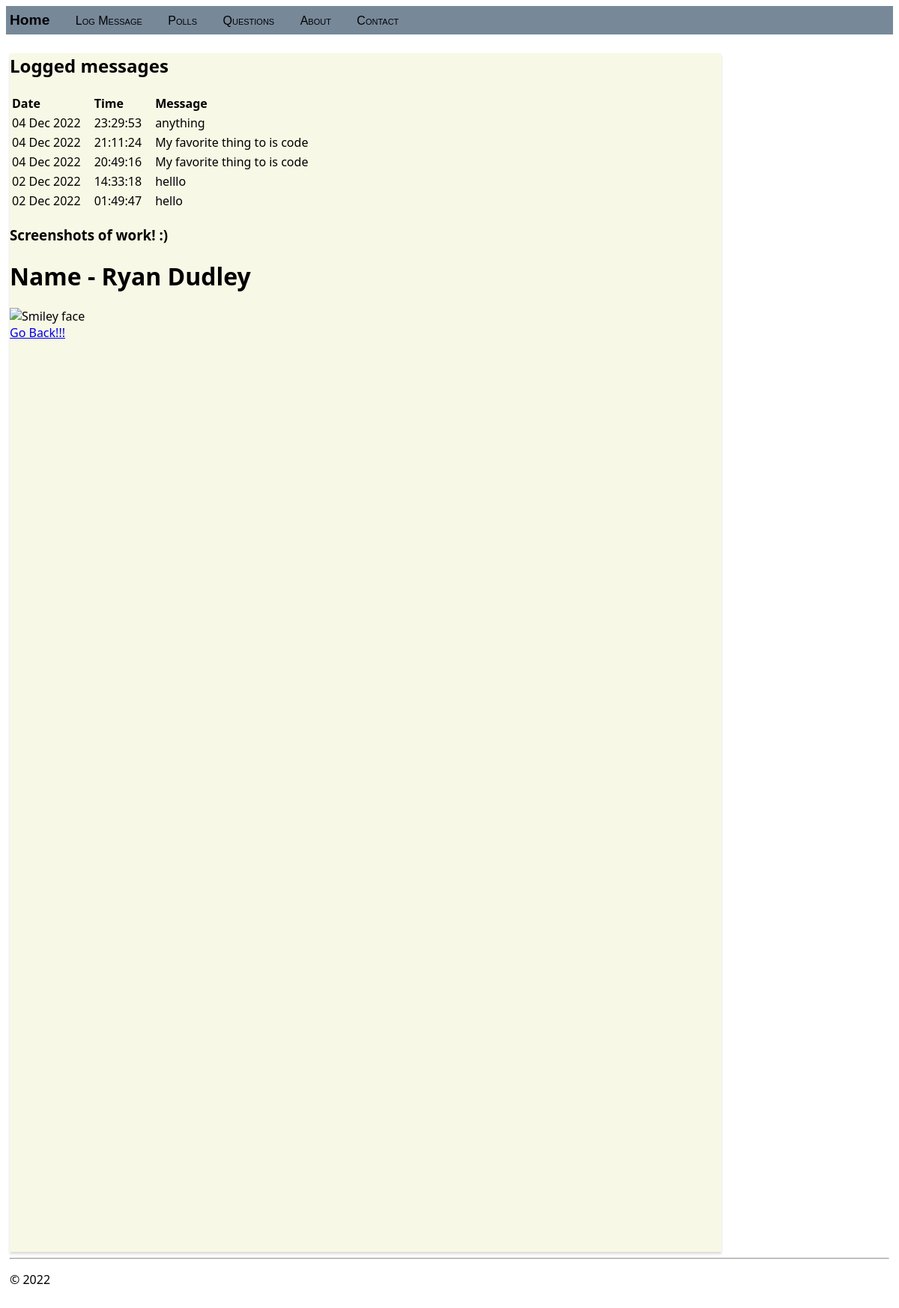
Before: / with the older database file.
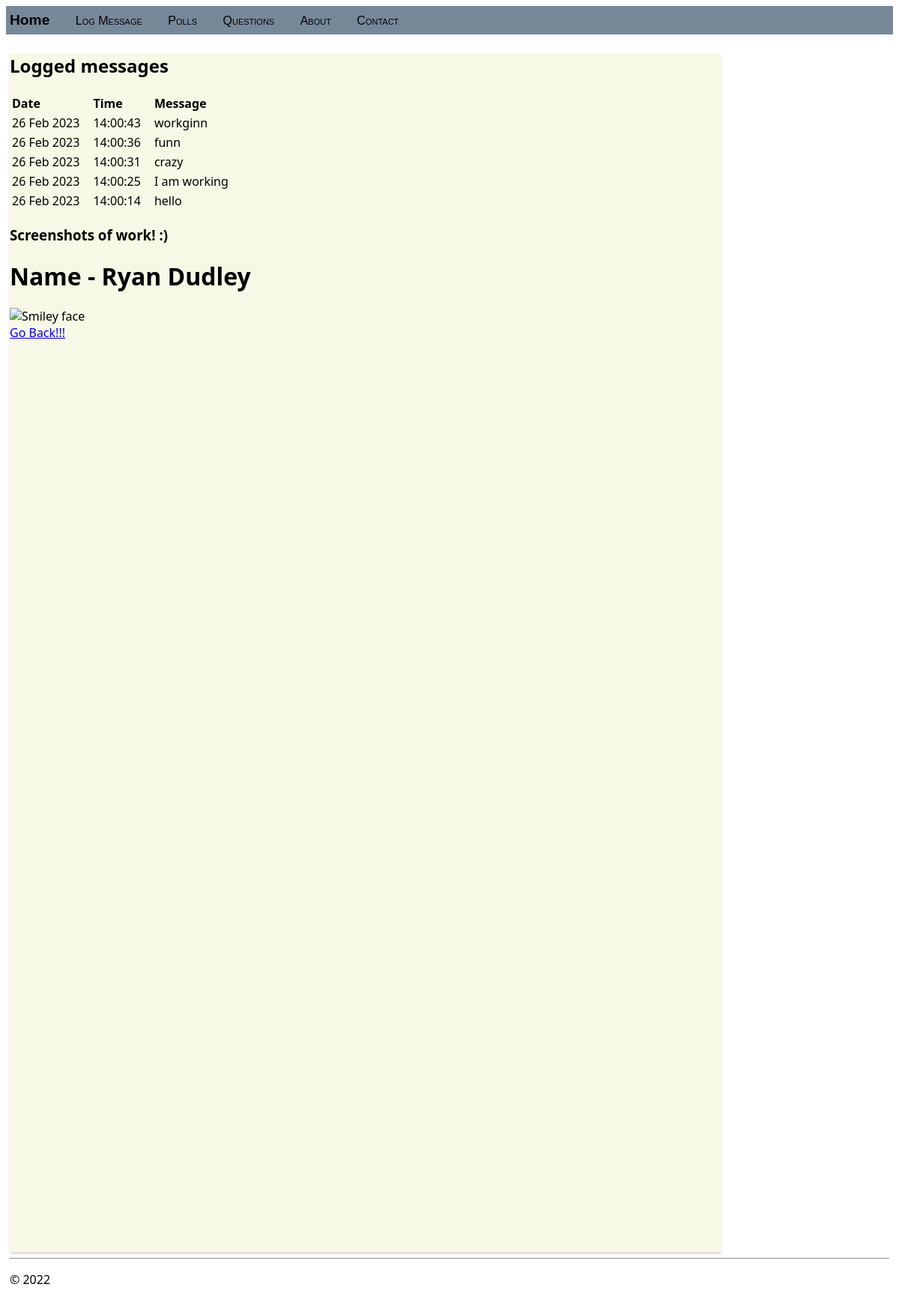
After: the same page with the newer database file.
### hello/models.py (models this page shows, shortened)
class LogMessage(models.Model):
    message = models.CharField(max_length=300)
    log_date = models.DateTimeField("date logged")

### hello/views.py (the view)
class HomeListView(ListView):
    model = LogMessage
    def get_context_data(self, **kwargs):
        context = super(HomeListView, self).get_context_data(**kwargs)
        return context

### hello/templates/hello/home.html (shortened to what this page needs)
{% extends "hello/layout.html" %}
{% block content %}
<body>
    <div class="navbar-default">
    <h2>Logged messages</h2>
    {% if message_list %}
        <table class="message_list">
            <thead>
            <tr>
                <th>Date</th>
                <th>Time</th>
                <th>Message</th>
            </tr>
            </thead>
            <tbody>
            {% for message in message_list %}
                <tr>
                    <td>{{ message.log_date | date:'d M Y' }}</td>
                    <td>{{ message.log_date | time:'H:i:s' }}</td>
                    <td>
                        {{ message.message }}
                    </td>
                </tr>
            {% endfor %}
            </tbody>
        </table>
    {% else %}
        <p>No messages have been logged. Use the <a href="{% url 'log' %}">Log Message form</a>.</p>
    {% endif %}
    <div>
    <h3><bold>Screenshots of work! :)</bold></h3>
        <h1>Name - Ryan Dudley {{emp.name}}</h1>
    <img src="{{emp.emp_image.url}}" alt="Smiley face" width="250" height="250">
    <br />
    <a href="{% url 'home' %}">Go Back!!!</a>
    </div>
    </div>
</body>
{% endblock %}

Changed rows visible on the page:
no longer on this page (row unchanged): LogMessage: log_date "04 Dec 2022", log_date "23:29:53", message "anything"
no longer on this page (row unchanged): LogMessage: log_date "04 Dec 2022", log_date "21:11:24", message "My favorite thing to is code"
no longer on this page (row unchanged): LogMessage: log_date "04 Dec 2022", log_date "20:49:16", message "My favorite thing to is code"
no longer on this page (row unchanged): LogMessage: log_date "02 Dec 2022", log_date "14:33:18", message "helllo"
no longer on this page (row unchanged): LogMessage: log_date "02 Dec 2022", log_date "01:49:47", message "hello"
added LogMessage: log_date "26 Feb 2023", log_date "14:00:43", message "workginn"
added LogMessage: log_date "26 Feb 2023", log_date "14:00:36", message "funn"
added LogMessage: log_date "26 Feb 2023", log_date "14:00:31", message "crazy"
added LogMessage: log_date "26 Feb 2023", log_date "14:00:25", message "I am working"
added LogMessage: log_date "26 Feb 2023", log_date "14:00:14", message "hello"
